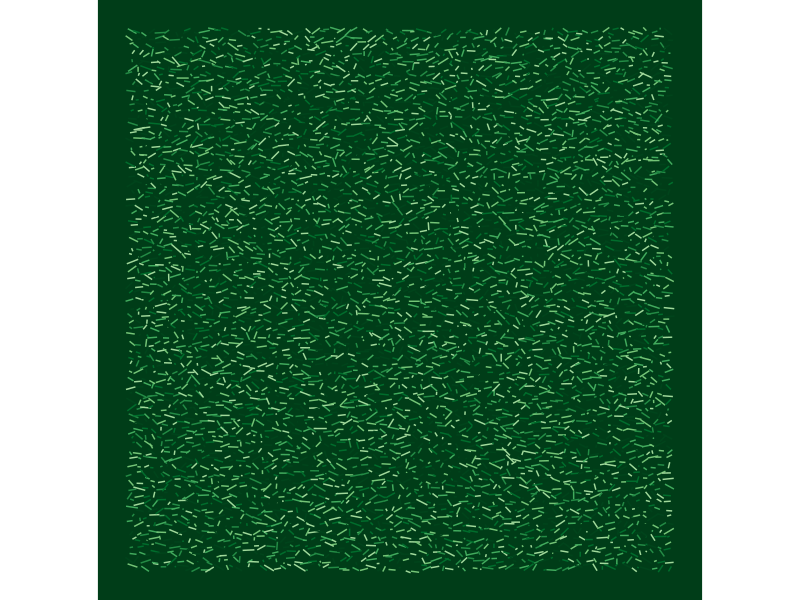

Write R code to recreate this figure.
library(ggplot2)
library(tibble)

greens <- c('#a1d99b','#74c476','#41ab5d','#238b45','#006d2c','#00441b')

# generate data
set.seed(123)
n <- 75
x <- 1:n
y <- 1:n
plot_data <- tibble(expand.grid(x = x, y = y))
plot_data$xend <- x + runif(n^2, 0.7, 0.9)
plot_data$ynew <- plot_data$y + runif(n^2, -0.2, 0.2)
plot_data$yend <- plot_data$y + runif(n^2, -0.2, 0.2)
plot_data$col <- sample(greens, size=n^2, replace = T)

# transform angles
for(i in 1:nrow(plot_data)){
  if ((plot_data$x[i] <= 0.2 & plot_data$y[i] <= 0.2) | (plot_data$x[i] >= 0.8 & plot_data$y[i] >= 0.8)) {
    plot_data$xend[i] <- plot_data$xend[i] + runif(1, -0.5, 0.5)
    plot_data$yend[i] <- plot_data$yend[i] + runif(1, -0.5, 0.5)
    plot_data$x[i] <- plot_data$x[i] + runif(1, -0.5, 0.5)
    plot_data$ynew[i] <- plot_data$ynew[i] + runif(1, -0.5, 0.5)
  }
}

# plot
ggplot(plot_data, mapping = aes(x = x, y = ynew)) +
  geom_segment(aes(xend = xend, yend = yend, colour = I(col))) +
  coord_fixed() +
  theme_void() +
  theme(legend.position = "none",
        panel.background = element_rect(fill = "#003D18", colour = "#003D18"),
        plot.background = element_rect(fill = "#003D18", colour = "#003D18"))


